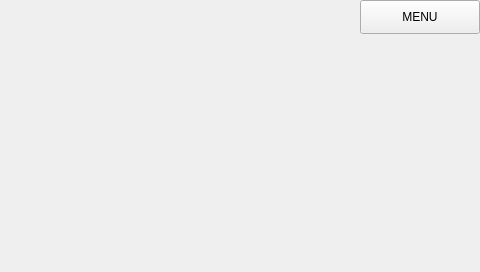
<?xml version="1.0" encoding="UTF-8"?>
<ui version="4.0">
<class>page300</class>
<widget class="QWidget" name="page300">
<property name="geometry">
<rect>
<x>0</x>
<y>0</y>
<width>480</width>
<height>272</height>
</rect>
</property>
<property name="minimumSize">
<size>
<width>480</width>
<height>272</height>
</size>
</property>
<property name="maximumSize">
<size>
<width>480</width>
<height>272</height>
</size>
</property>
<property name="windowTitle">
<string>page300</string>
</property>
<property name="styleSheet">
<string notr="true">QWidget#page300
{
}</string>
</property>
<widget class="ATCMbutton" name="atcmButton_5">
<property name="geometry">
<rect>
<x>360</x>
<y>0</y>
<width>120</width>
<height>34</height>
</rect>
</property>
<property name="toolTip">
<string/>
</property>
<property name="whatsThis">
<string>ATCMbutton widget</string>
</property>
<property name="pageName">
<string>menu</string>
</property>
<property name="statusvar">
<string/>
</property>
<property name="viewStatus">
<bool>false</bool>
</property>
<property name="refresh">
<number>200</number>
</property>
<property name="visibilityVar">
<string/>
</property>
<property name="bgColor">
<color>
<red>85</red>
<green>255</green>
<blue>255</blue>
</color>
</property>
<property name="borderColor">
<color>
<red>220</red>
<green>220</green>
<blue>220</blue>
</color>
</property>
<property name="text">
<string>MENU</string>
</property>
<property name="pressText">
<string>MENU</string>
</property>
<property name="borderWidth">
<number>1</number>
</property>
<property name="borderRadius">
<number>15</number>
</property>
<property name="apparence">
<enum>QFrame::Raised</enum>
</property>
</widget>
</widget>
<customwidgets>
<customwidget>
<class>ATCMbutton</class>
<extends>QPushButton</extends>
<header>atcmplugin.h</header>
</customwidget>
</customwidgets>
<resources/>
 <connections>
  <connection>
   <sender>atcmButton_5</sender>
   <signal>newPage(const char*,bool)</signal>
   <receiver>page300</receiver>
   <slot>goto_page(const char*,bool)</slot>
  </connection>
 </connections>
<slots>
<slot>goto_page(const char*,bool)</slot>
</slots>
</ui>
